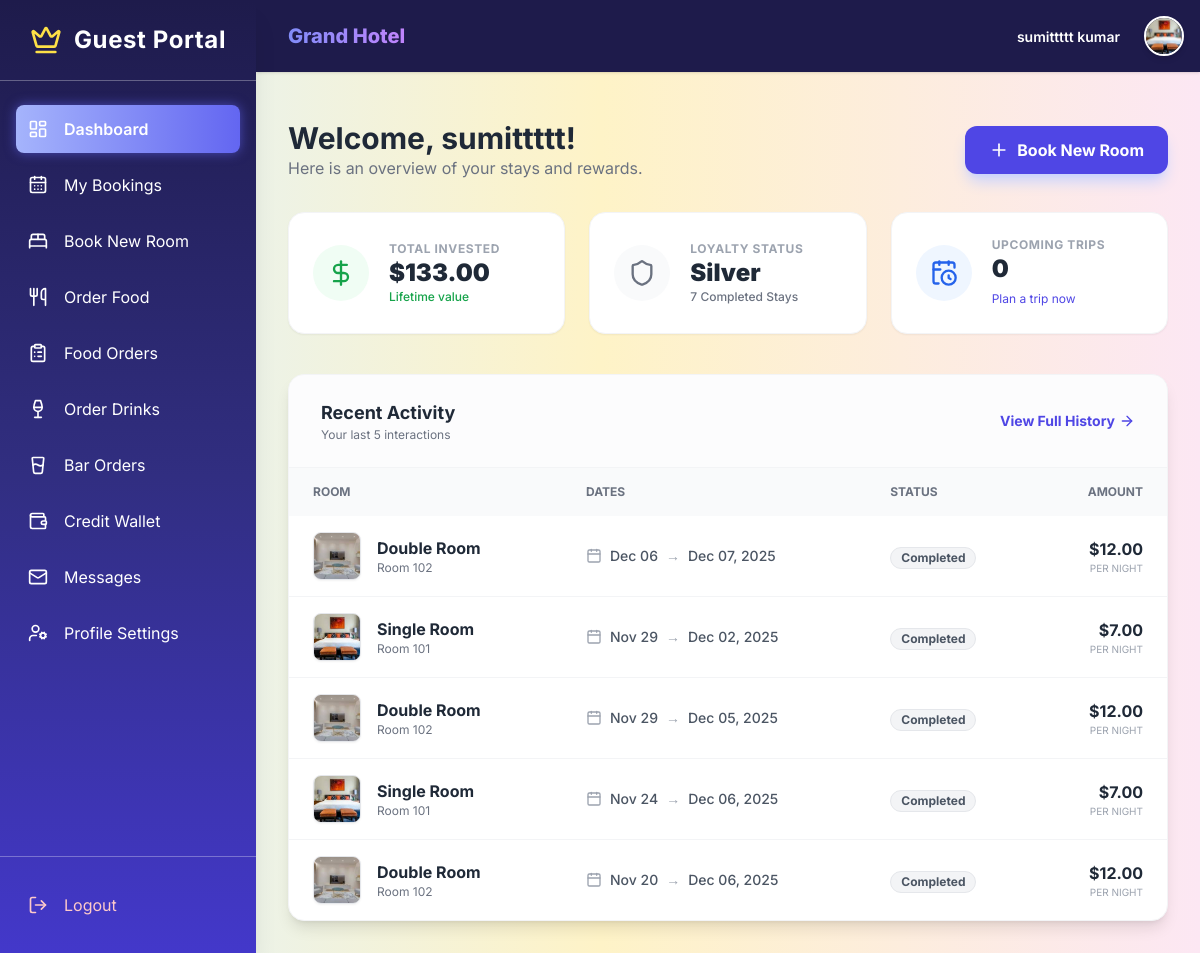
Page /dashboard/customer/ (signed in) on the committed database.
### accounts/models.py (models this page shows, shortened)
class CustomUser(AbstractUser):
    ADMIN = 'admin'
    EMPLOYEE = 'employee'  # Unified role for all staff
    CUSTOMER = 'customer'
    ROLE_CHOICES = [
        (ADMIN, 'Admin'),
        (EMPLOYEE, 'Employee'),
        (CUSTOMER, 'Customer'),
    ]
    role = models.CharField(max_length=15, choices=ROLE_CHOICES)
    mobile = models.CharField(max_length=15, blank=True, null=True)
    profile_picture = models.ImageField(upload_to='profile_pics/', blank=True, null=True)
    objects = CustomUserManager()

class Booking(models.Model):
    user = models.ForeignKey(CustomUser, on_delete=models.CASCADE)
    room = models.ForeignKey('Room', on_delete=models.CASCADE)
    check_in = models.DateField()
    check_out = models.DateField()
    actual_check_in = models.DateTimeField(blank=True, null=True)
    actual_check_out = models.DateTimeField(blank=True, null=True)
    total_amount = models.DecimalField(max_digits=10, decimal_places=2, default=0.00)
    is_paid = models.BooleanField(default=False)
    payment_method = models.CharField(max_length=20, blank=True, null=True) # Cash, Card, UPI
    is_cancelled = models.BooleanField(default=False)
    cancelled_at = models.DateTimeField(blank=True, null=True)
    branch = models.ForeignKey('Branch', on_delete=models.SET_NULL, null=True, blank=True, related_name='bookings')
    created_at = models.DateTimeField(auto_now_add=True)
    @property
    def status(self):
        if self.is_cancelled:
            return "Cancelled"
        if self.actual_check_out:
            return "Checked Out"
        elif self.actual_check_in:
            return "Checked In"
        return "Booked"

class Room(models.Model):
    ROOM_TYPES = [
        ('single', 'Single Room'),
        ('double', 'Double Room'),
        ('suite', 'Suite'),
        ('deluxe', 'Deluxe Room'),
        ('family', 'Family Room'),
    ]
    AVAILABLE = 'available'
    OCCUPIED = 'occupied'
    DIRTY = 'dirty'
    MAINTENANCE = 'maintenance'
    STATUS_CHOICES = [
        (AVAILABLE, 'Available'),
        (OCCUPIED, 'Occupied'),
        (DIRTY, 'Dirty'),
        (MAINTENANCE, 'Maintenance'),
    ]
    room_number = models.CharField(max_length=10, unique=True)
    room_type = models.CharField(max_length=20, choices=ROOM_TYPES)
    price_per_night = models.DecimalField(max_digits=10, decimal_places=2)
    capacity = models.PositiveIntegerField(help_text="Number of people")
    description = models.TextField(blank=True)
    room_image = models.ImageField(upload_to='room_images/', blank=True, null=True)
    room_status = models.CharField(max_length=20, choices=STATUS_CHOICES, default=AVAILABLE)
    branch = models.ForeignKey('Branch', on_delete=models.SET_NULL, null=True, blank=True, related_name='rooms')

### accounts/decorators.py (the view)
    def wrapper_func(request, *args, **kwargs):
        if request.user.is_authenticated and request.user.role == 'customer':
            return view_func(request, *args, **kwargs)
        return redirect('login')

### templates/customer_panel/dashboard.html (shortened to what this page needs)
{% extends 'customer_panel/customerbase.html' %}
{% block customer_content %}
<div class="max-w-6xl mx-auto mt-4">
    <div class="flex flex-col md:flex-row justify-between items-center mb-8 gap-4">
        <div>
            <h1 class="text-3xl font-bold text-gray-800">Welcome, {{ user.first_name|default:user.username }}!</h1>
            <p class="text-gray-500">Here is an overview of your stays and rewards.</p>
        </div>
        <a href="{% url 'room_list' %}" class="px-6 py-3 bg-indigo-600 text-white font-bold rounded-xl hover:bg-indigo-700 shadow-lg shadow-indigo-200 transition transform hover:-translate-y-0.5 flex items-center">
            <i data-lucide="plus" class="w-5 h-5 mr-2"></i> Book New Room
        </a>
    </div>
    <div class="grid grid-cols-1 md:grid-cols-3 gap-6 mb-10">
        <div class="bg-white p-6 rounded-2xl shadow-sm border border-gray-100 flex items-center gap-5 transition hover:shadow-md">
            <div class="w-14 h-14 bg-green-50 text-green-600 rounded-full flex items-center justify-center">
                <i data-lucide="dollar-sign" class="w-7 h-7"></i>
            </div>
            <div>
                <p class="text-gray-400 text-xs font-bold uppercase tracking-wider">Total Invested</p>
                <h3 class="text-2xl font-black text-gray-800">{{ site_currency }}{{ total_spent|floatformat:2 }}</h3>
                <p class="text-xs text-green-600 font-medium">Lifetime value</p>
            </div>
        </div>
        <div class="bg-white p-6 rounded-2xl shadow-sm border border-gray-100 flex items-center gap-5 transition hover:shadow-md">
            <div class="w-14 h-14 bg-gray-50 {{ loyalty_color }} rounded-full flex items-center justify-center">
                <i data-lucide="{{ loyalty_icon }}" class="w-7 h-7"></i>
            </div>
            <div>
                <p class="text-gray-400 text-xs font-bold uppercase tracking-wider">Loyalty Status</p>
                <h3 class="text-2xl font-black text-gray-800">{{ loyalty_tier }}</h3>
                <p class="text-xs text-gray-500 font-medium">{{ total_stays }} Completed Stays</p>
            </div>
        </div>
        <div class="bg-white p-6 rounded-2xl shadow-sm border border-gray-100 flex items-center gap-5 transition hover:shadow-md">
            <div class="w-14 h-14 bg-blue-50 text-blue-600 rounded-full flex items-center justify-center">
                <i data-lucide="calendar-clock" class="w-7 h-7"></i>
            </div>
            <div>
                <p class="text-gray-400 text-xs font-bold uppercase tracking-wider">Upcoming Trips</p>
                <h3 class="text-2xl font-black text-gray-800">{{ upcoming_count }}</h3>
                {% if upcoming_count > 0 %}
                    <p class="text-xs text-blue-600 font-medium">Pack your bags!</p>
                {% else %}
                    <a href="{% url 'room_list' %}" class="text-xs text-indigo-600 hover:underline">Plan a trip now</a>
                {% endif %}
            </div>
        </div>
    </div>
    <div class="bg-white rounded-2xl shadow-lg border border-gray-100 overflow-hidden">
        <div class="px-8 py-6 border-b border-gray-100 bg-gray-50/50 flex justify-between items-center">
            <div>
                <h2 class="text-lg font-bold text-gray-800">Recent Activity</h2>
                <p class="text-xs text-gray-500">Your last 5 interactions</p>
            </div>
            <a href="{% url 'customer_bookings' %}" class="text-sm text-indigo-600 hover:text-indigo-800 font-bold flex items-center transition">
                View Full History <i data-lucide="arrow-right" class="w-4 h-4 ml-1"></i>
            </a>
        </div>
        <div class="overflow-x-auto">
            <table class="rtable w-full text-left">
                <thead class="bg-gray-50 text-gray-500 text-xs uppercase font-semibold">
                    <tr>
                        <th class="px-6 py-4">Room</th>
                        <th class="px-6 py-4">Dates</th>
                        <th class="px-6 py-4">Status</th>
                        <th class="px-6 py-4 text-right">Amount</th>
                    </tr>
                </thead>
                <tbody class="divide-y divide-gray-100">
                    {% for booking in bookings %}
                    <tr class="hover:bg-blue-50/30 transition duration-150 group">
                        <td data-label="Room" class="px-6 py-4">
                            <div class="flex items-center gap-4">
                                {% if booking.room.room_image %}
                                    <img src="{{ booking.room.room_image.url }}" class="w-12 h-12 rounded-lg object-cover border border-gray-200 shadow-sm group-hover:scale-105 transition">
                                {% else %}
                                    <div class="w-12 h-12 bg-gray-200 rounded-lg flex items-center justify-center text-gray-400">
                                        <i data-lucide="bed" class="w-6 h-6"></i>
                                    </div>
                                {% endif %}
                                <div>
                                    <p class="font-bold text-gray-800">{{ booking.room.get_room_type_display }}</p>
                                    <p class="text-xs text-gray-500">Room {{ booking.room.room_number }}</p>
                                </div>
                            </div>
                        </td>
                        <td data-label="Dates" class="px-6 py-4">
                            <div class="text-sm text-gray-600">
                                <div class="flex items-center gap-2">
                                    <i data-lucide="calendar" class="w-4 h-4 text-gray-400"></i>
                                    <span class="font-medium">{{ booking.check_in|date:"M d" }}</span>
                                    <span class="text-gray-400">→</span>
                                    <span class="font-medium">{{ booking.check_out|date:"M d, Y" }}</span>
                                </div>
                            </div>
                        </td>
                        <td data-label="Status" class="px-6 py-4">
                            {% if booking.status == 'Checked Out' %}
                                <span class="inline-flex items-center px-2.5 py-0.5 rounded-full text-xs font-bold bg-gray-100 text-gray-600 border border-gray-200">
                                    Completed
                                </span>
                            {% elif booking.status == 'Checked In' %}
                                <span class="inline-flex items-center px-2.5 py-0.5 rounded-full text-xs font-bold bg-green-100 text-green-700 border border-green-200 animate-pulse">
                                    <span class="w-1.5 h-1.5 rounded-full bg-green-500 mr-1.5"></span> Active Stay
                                </span>
                            {% else %}
                                <span class="inline-flex items-center px-2.5 py-0.5 rounded-full text-xs font-bold bg-blue-100 text-blue-700 border border-blue-200">
                                    Confirmed
                                </span>
                            {% endif %}
                        </td>
                        <td data-label="Amount" class="px-6 py-4 text-right">
                            <p class="font-bold text-gray-800">{{ site_currency }}{{ booking.room.price_per_night|floatformat:2 }}</p>
                            <p class="text-[10px] text-gray-400 uppercase">Per Night</p>
                        </td>
                    </tr>
                    {% endfor %}
                </tbody>
            </table>
        </div>
    </div>
</div>
{% endblock %}

### templates/customer_panel/customerbase.html (shortened to what this page needs)
{% load static %}
<!DOCTYPE html>
<html lang="en">
<head>
  <script src="https://cdn.tailwindcss.com"></script>
</head>
<body class="bg-gray-50">
<div class="flex min-h-screen">
  <aside id="sidebar" class="sidebar w-64 flex-shrink-0 fixed inset-y-0 left-0 z-30 flex flex-col transform -translate-x-full md:translate-x-0 shadow-xl transition-transform duration-300">
    <div class="flex items-center justify-center p-6 border-b border-white/30">
      <i data-lucide="crown" class="w-8 h-8 mr-3 text-yellow-300"></i>
      <h1 class="text-2xl font-bold tracking-wide">Guest Portal</h1>
    </div>
    <nav class="flex-1 min-h-0 overflow-y-auto px-4 py-6 space-y-2">
      <a href="{% url 'customer_dashboard' %}" class="sidebar-link flex items-center p-3 rounded-lg transition-all {% if request.resolver_match.url_name == 'customer_dashboard' %}active{% endif %}">
        <i data-lucide="layout-dashboard" class="w-5 h-5 mr-4"></i>
        <span>Dashboard</span>
      </a>
      <a href="{% url 'customer_bookings' %}" class="sidebar-link flex items-center p-3 rounded-lg transition-all {% if request.resolver_match.url_name == 'customer_bookings' %}active{% endif %}">
        <i data-lucide="calendar-days" class="w-5 h-5 mr-4"></i>
        <span>My Bookings</span>
      </a>
      <a href="{% url 'room_list' %}" class="sidebar-link flex items-center p-3 rounded-lg transition-all">
        <i data-lucide="bed-double" class="w-5 h-5 mr-4"></i>
        <span>Book New Room</span>
      </a>
      <a href="{% url 'order_food' %}" class="sidebar-link flex items-center p-3 rounded-lg transition-all {% if request.resolver_match.url_name == 'order_food' %}active{% endif %}">
        <i data-lucide="utensils" class="w-5 h-5 mr-4"></i>
        <span>Order Food</span>
      </a>
      <a href="{% url 'customer_food_history' %}" class="sidebar-link flex items-center p-3 rounded-lg transition-all {% if request.resolver_match.url_name == 'customer_food_history' %}active{% endif %}">
        <i data-lucide="clipboard-list" class="w-5 h-5 mr-4"></i>
        <span>Food Orders</span>
      </a>
      <a href="{% url 'order_drinks' %}" class="sidebar-link flex items-center p-3 rounded-lg transition-all {% if request.resolver_match.url_name == 'order_drinks' %}active{% endif %}">
        <i data-lucide="wine" class="w-5 h-5 mr-4"></i>
        <span>Order Drinks</span>
      </a>
      <a href="{% url 'customer_bar_history' %}" class="sidebar-link flex items-center p-3 rounded-lg transition-all {% if request.resolver_match.url_name == 'customer_bar_history' %}active{% endif %}">
        <i data-lucide="glass-water" class="w-5 h-5 mr-4"></i>
        <span>Bar Orders</span>
      </a>
      <a href="{% url 'customer_wallet' %}" class="sidebar-link flex items-center p-3 rounded-lg transition-all {% if request.resolver_match.url_name == 'customer_wallet' %}active{% endif %}">
        <i data-lucide="wallet" class="w-5 h-5 mr-4"></i>
        <span>Credit Wallet</span>
      </a>
      <a href="{% url 'inbox' %}" class="sidebar-link flex items-center p-3 rounded-lg transition-all {% if request.resolver_match.url_name == 'inbox' %}active{% endif %}">
        <i data-lucide="mail" class="w-5 h-5 mr-4"></i>
        <span>Messages</span>
      </a>
      <a href="{% url 'customer_profile' %}" class="sidebar-link flex items-center p-3 rounded-lg transition-all {% if request.resolver_match.url_name == 'customer_profile' %}active{% endif %}">
        <i data-lucide="user-cog" class="w-5 h-5 mr-4"></i>
        <span>Profile Settings</span>
      </a>
    </nav>
    <div class="shrink-0 px-4 py-6 border-t border-white/30">
      <form action="{% url 'logout' %}" method="post">
        <button type="submit" class="w-full sidebar-link flex items-center p-3 rounded-lg text-red-200 hover:bg-red-500 hover:text-white transition-all">
          <i data-lucide="log-out" class="w-5 h-5 mr-4"></i>
          <span>Logout</span>
        </button>
      </form>
    </div>
  </aside>
  <div id="main-content" class="main-content flex-1 flex flex-col md:ml-64 transition-all duration-300">
    <header class="shadow p-4 flex items-center justify-between sticky top-0 z-20">
      <div class="flex items-center space-x-4">
        <span class="brand-text text-xl">Grand Hotel</span>
      </div>
      <div class="flex items-center space-x-4">
        <div class="flex flex-col text-right mr-2 hidden md:block">
            <span class="text-sm font-semibold">{{ user.get_full_name|default:user.username }}</span>
        </div>
        <div class="relative">
            {% if user.profile_picture %}
                <img src="{{ user.profile_picture.url }}" alt="Profile" class="w-10 h-10 rounded-full border-2 border-white shadow-md object-cover">
            {% else %}
                <div class="w-10 h-10 rounded-full bg-indigo-500 flex items-center justify-center text-white font-bold border-2 border-white shadow-md">
                    {{ user.username|first|upper }}
                </div>
            {% endif %}
        </div>
      </div>
    </header>
    <main class="flex-1 p-6 md:p-8 overflow-y-auto">
      {% block customer_content %}{% endblock %}
    </main>
  </div>
</div>
</body>
</html>

### rows in the picture
CustomUser: get_full_name "sumittttt kumar", profile_picture (picture), first_name "sumittttt"
Booking: room.room_image (picture), room.room_type "Double Room", room.room_number "102", check_in "Dec 06", check_out "Dec 07, 2025", is_cancelled "Completed", site_currency "$", room.price_per_night "12.00"
Booking: room.room_image (picture), room.room_type "Single Room", room.room_number "101", check_in "Nov 29", check_out "Dec 02, 2025", is_cancelled "Completed", site_currency "$", room.price_per_night "7.00"
Booking: room.room_image (picture), room.room_type "Double Room", room.room_number "102", check_in "Nov 29", check_out "Dec 05, 2025", is_cancelled "Completed", site_currency "$", room.price_per_night "12.00"
Booking: room.room_image (picture), room.room_type "Single Room", room.room_number "101", check_in "Nov 24", check_out "Dec 06, 2025", is_cancelled "Completed", site_currency "$", room.price_per_night "7.00"
Booking: room.room_image (picture), room.room_type "Double Room", room.room_number "102", check_in "Nov 20", check_out "Dec 06, 2025", is_cancelled "Completed", site_currency "$", room.price_per_night "12.00"

### other values in the picture
{{ site_currency }} "$"
{{ total_spent|floatformat:2 }} "133.00"
{{ loyalty_tier }} "Silver"
{{ total_stays }} "7"
{{ upcoming_count }} "0"
